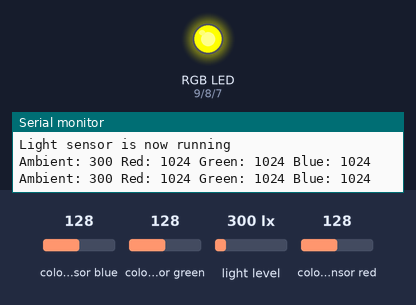
This sketch was run on a simulated Arduino Uno, built with avr-gcc and run on an emulated ATmega328P. On the bench: an RGB LED mixed from three pins (HIGH = lit), the last lines printed to the serial monitor. The test bench sets the inputs (shaded band); at power-on: colour sensor green 128, colour sensor red 128, colour sensor blue 128, light level 300 lx.

Above: at 1.8 s.
1.9 s: colour sensor green set to 131
At 3.5 s:
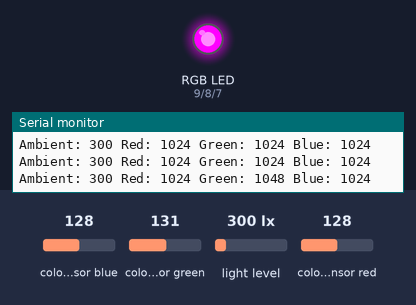
4.1 s: colour sensor red set to 191
At 5.2 s:
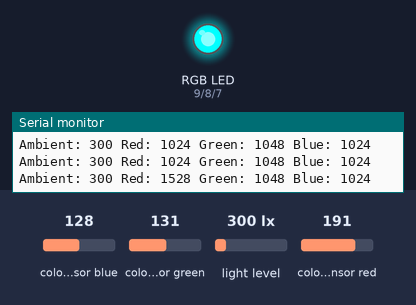
6.1 s: colour sensor blue set to 188
7.8 s: colour sensor blue set to 195
At 9.6 s:
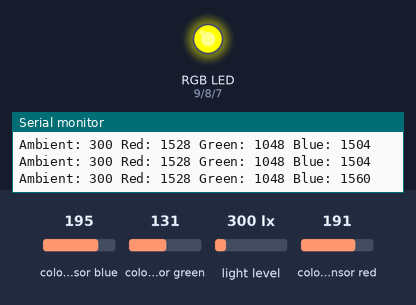
10.1 s: colour sensor blue set to 5
At 11.3 s:
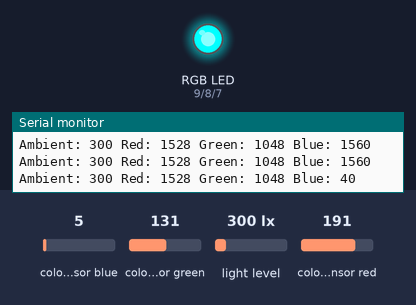
Timing chart, 0 to 13.1 s (numbered marks = the images above; inputs shaded):
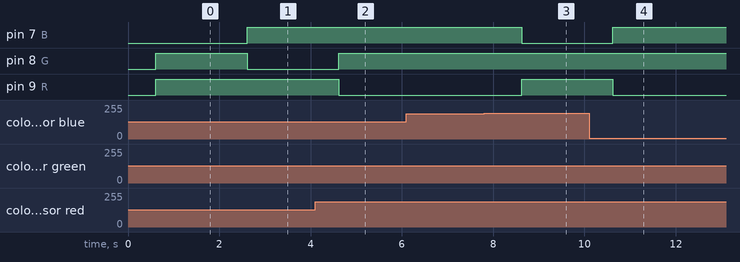

The sketch:

colourdetector.ino
```cpp
#include <Wire.h>
#include <SparkFun_APDS9960.h>

// Global Variables
SparkFun_APDS9960 apds = SparkFun_APDS9960();
uint16_t ambient_light = 0;
uint16_t red_light = 0;
uint16_t green_light = 0;
uint16_t blue_light = 0;

int R=9;//(common anode rgb led )red led pin
int G=8;//green led pin
int B=7;//blue led pin

void setup() {


  pinMode(R,OUTPUT);
  pinMode(G,OUTPUT);
  pinMode(B,OUTPUT);
  // Initialize Serial port
  Serial.begin(9600);
  Serial.println();
  Serial.println(F("--------------------------------"));
  Serial.println(F("SparkFun APDS-9960 - ColorSensor"));
  Serial.println(F("--------------------------------"));


  // Initialize APDS-9960 (configure I2C and initial values)
  if ( apds.init() ) {
    Serial.println(F("APDS-9960 initialization complete"));
  } else {
    Serial.println(F("Something went wrong during APDS-9960 init!"));
  }

  // Start running the APDS-9960 light sensor (no interrupts)
  if ( apds.enableLightSensor(false) ) {
    Serial.println(F("Light sensor is now running"));
  } else {
    Serial.println(F("Something went wrong during light sensor init!"));
  }

  // Wait for initialization and calibration to finish
  delay(500);
}

void loop() {

  // Read the light levels (ambient, red, green, blue)
  if (  !apds.readAmbientLight(ambient_light) ||
        !apds.readRedLight(red_light) ||
        !apds.readGreenLight(green_light) ||
        !apds.readBlueLight(blue_light) ) {
    Serial.println("Error reading light values");
  } else {
    Serial.print("Ambient: ");
    Serial.print(ambient_light);
    Serial.print(" Red: ");
    Serial.print(red_light);
    Serial.print(" Green: ");
    Serial.print(green_light);
    Serial.print(" Blue: ");
    Serial.println(blue_light);

if(red_light>green_light && red_light>blue_light)
{
  digitalWrite(R,LOW);
  digitalWrite(B,HIGH);
  digitalWrite(G,HIGH);
}
else if(green_light>red_light && green_light>blue_light)
{
  digitalWrite(G,LOW);
  digitalWrite(B,HIGH);
  digitalWrite(R,HIGH);
}
else
{
  digitalWrite(B,LOW);
  digitalWrite(G,HIGH);
  digitalWrite(R,HIGH);
}
  }
  delay(1000);
}
```

Measured:
- the behaviour switches between 128 and 129 on colour sensor green (found by bisection; images 0 and 1)
- the behaviour switches between 190 and 191 on colour sensor blue (found by bisection; images 2 and 3)
- after the input at 1.9 s, pin 7 (B): LOW → HIGH after 0.71 s; pin 8 (G): HIGH → LOW after 0.71 s
- after the input at 4.1 s, pin 8 (G): LOW → HIGH after 0.51 s; pin 9 (R): HIGH → LOW after 0.51 s
- after the input at 7.8 s, pin 7 (B): HIGH → LOW after 0.82 s; pin 9 (R): LOW → HIGH after 0.82 s
- after the input at 10.1 s, pin 7 (B): LOW → HIGH after 0.52 s; pin 9 (R): HIGH → LOW after 0.52 s
